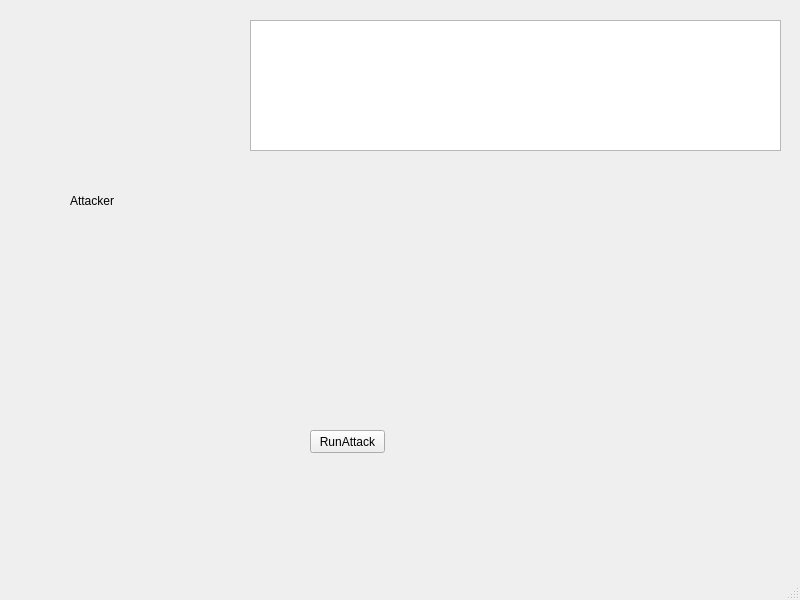
<?xml version="1.0" encoding="UTF-8"?>
<ui version="4.0">
 <class>MainWindow</class>
 <widget class="QMainWindow" name="MainWindow">
  <property name="geometry">
   <rect>
    <x>0</x>
    <y>0</y>
    <width>800</width>
    <height>600</height>
   </rect>
  </property>
  <property name="windowTitle">
   <string>MainWindow</string>
  </property>
  <widget class="QWidget" name="centralwidget">
   <widget class="QLabel" name="label">
    <property name="geometry">
     <rect>
      <x>30</x>
      <y>10</y>
      <width>191</width>
      <height>161</height>
     </rect>
    </property>
    <property name="styleSheet">
     <string notr="true">font: 10pt &quot;MS Shell Dlg 2&quot;;</string>
    </property>
    <property name="text">
     <string/>
    </property>
    <property name="pixmap">
     <pixmap>attack.jpg</pixmap>
    </property>
    <property name="scaledContents">
     <bool>true</bool>
    </property>
   </widget>
   <widget class="QLabel" name="label_2">
    <property name="geometry">
     <rect>
      <x>70</x>
      <y>190</y>
      <width>71</width>
      <height>21</height>
     </rect>
    </property>
    <property name="styleSheet">
     <string notr="true">font: 75 10pt &quot;MS Shell Dlg 2&quot;;
font: 14pt &quot;MS Shell Dlg 2&quot;;</string>
    </property>
    <property name="text">
     <string>Attacker</string>
    </property>
   </widget>
   <widget class="QTextBrowser" name="textBrowser">
    <property name="geometry">
     <rect>
      <x>250</x>
      <y>20</y>
      <width>531</width>
      <height>131</height>
     </rect>
    </property>
   </widget>
   <widget class="QPushButton" name="pushButtonAttacker">
    <property name="geometry">
     <rect>
      <x>310</x>
      <y>430</y>
      <width>75</width>
      <height>23</height>
     </rect>
    </property>
    <property name="styleSheet">
     <string notr="true">color: rgb(0, 0, 0);
font: 75 8pt &quot;MS Shell Dlg 2&quot;;</string>
    </property>
    <property name="text">
     <string>RunAttack</string>
    </property>
   </widget>
  </widget>
  <widget class="QMenuBar" name="menubar">
   <property name="geometry">
    <rect>
     <x>0</x>
     <y>0</y>
     <width>800</width>
     <height>21</height>
    </rect>
   </property>
  </widget>
  <widget class="QStatusBar" name="statusbar"/>
 </widget>
 <resources/>
 <connections/>
</ui>
